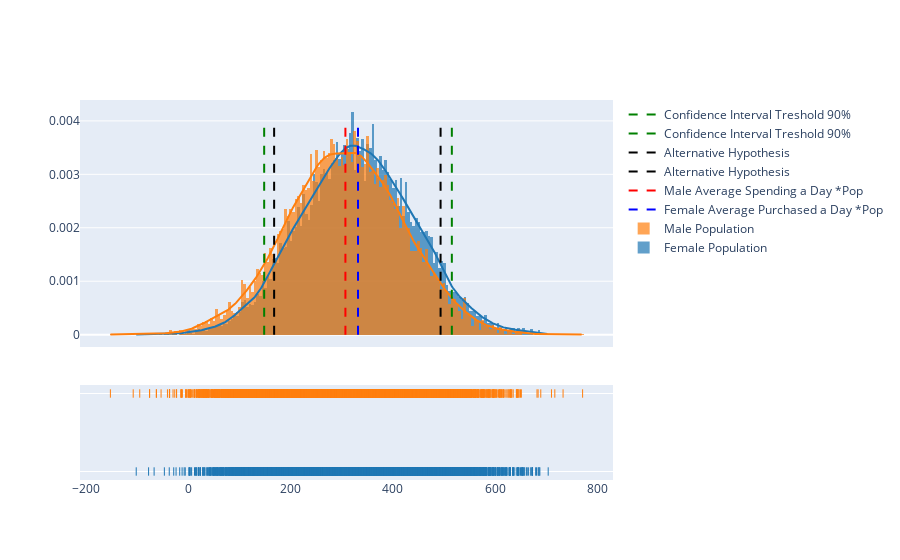

Here is the notebook cell this chart was saved with:
### Code cell
# Distplot of Attack and Defense
import plotly.graph_objects as go
hist_data = [female_population,male_population]
group_labels = ['Female Population','Male Population']

fig = ff.create_distplot(hist_data, group_labels, bin_size=5)


# add line in mean of populations
fig.add_trace(go.Scatter(x=[female['Total Spending'].mean(),female['Total Spending'].mean()], 
                         y=[0,0.004], 
                         mode='lines', 
                         line=dict(color='blue', width=2, dash='dash'),
                         name='Female Average Purchased a Day *Pop'))
fig.add_trace(go.Scatter(x=[male['Total Spending'].mean(),male['Total Spending'].mean()], 
                         y=[0,0.004], 
                         mode='lines', 
                         line=dict(color='red', width=2, dash='dash'),
                         name='Male Average Spending a Day *Pop'))

# add line in alternative hyphothesis
fig.add_trace(go.Scatter(x=[alternatif_right,
                            alternatif_right], 
                         y=[0,0.004], 
                         mode='lines', 
                         line=dict(color='black', width=2, dash='dash'),
                         name = 'Alternative Hypothesis'))

fig.add_trace(go.Scatter(x=[alternatif_left,
                            alternatif_left], 
                         y=[0,0.004], 
                         mode='lines', 
                         line=dict(color='black', width=2, dash='dash'),
                         name = 'Alternative Hypothesis'))

# add line in CI part
fig.add_trace(go.Scatter(x=[ci[1],ci[1]], 
                         y=[0,0.004], 
                         mode='lines', 
                         line=dict(color='green', width=2, dash='dash'),
                         name='Confidence Interval Treshold 90%'))

fig.add_trace(go.Scatter(x=[ci[0],ci[0]], 
                         y=[0,0.004], 
                         mode='lines', 
                         line=dict(color='green', width=2, dash='dash'),
                         name='Confidence Interval Treshold 90%'))


iplot(fig, filename='Distplot of Female and Male population')

### Figure 1 — Plotly figure (JSON) as saved in the notebook; plotly's stock layout.template omitted (floating-point values rounded to 4 significant figures; data arrays with more than 128 entries replaced by an {"elided": "..."} marker saying what was removed)
{"data": [{"autobinx": false, "histnorm": "probability density", "legendgroup": "Female Population", "marker": {"color": "rgb(31, 119, 180)"}, "name": "Female Population", "opacity": 0.7, "type": "histogram", "x": {"elided": "10000 float values"}, "xaxis": "x", "xbins": {"end": 703.6, "size": 5, "start": -101.8}, "yaxis": "y"}, {"autobinx": false, "histnorm": "probability density", "legendgroup": "Male Population", "marker": {"color": "rgb(255, 127, 14)"}, "name": "Male Population", "opacity": 0.7, "type": "histogram", "x": {"elided": "10000 float values"}, "xaxis": "x", "xbins": {"end": 770.8, "size": 5, "start": -152.3}, "yaxis": "y"}, {"legendgroup": "Female Population", "marker": {"color": "rgb(31, 119, 180)"}, "mode": "lines", "name": "Female Population", "showlegend": false, "type": "scatter", "x": {"elided": "500 float values"}, "xaxis": "x", "y": {"elided": "500 float values"}, "yaxis": "y"}, {"legendgroup": "Male Population", "marker": {"color": "rgb(255, 127, 14)"}, "mode": "lines", "name": "Male Population", "showlegend": false, "type": "scatter", "x": {"elided": "500 float values"}, "xaxis": "x", "y": {"elided": "500 float values"}, "yaxis": "y"}, {"legendgroup": "Female Population", "marker": {"color": "rgb(31, 119, 180)", "symbol": "line-ns-open"}, "mode": "markers", "name": "Female Population", "showlegend": false, "type": "scatter", "x": {"elided": "10000 float values"}, "xaxis": "x", "y": {"elided": "10000 str values"}, "yaxis": "y2"}, {"legendgroup": "Male Population", "marker": {"color": "rgb(255, 127, 14)", "symbol": "line-ns-open"}, "mode": "markers", "name": "Male Population", "showlegend": false, "type": "scatter", "x": {"elided": "10000 float values"}, "xaxis": "x", "y": {"elided": "10000 str values"}, "yaxis": "y2"}, {"line": {"color": "blue", "dash": "dash", "width": 2}, "mode": "lines", "name": "Female Average Purchased a Day *Pop", "type": "scatter", "x": [331.8, 331.8], "y": [0, 0.004]}, {"line": {"color": "red", "dash": "dash", "width": 2}, "mode": "lines", "name": "Male Average Spending a Day *Pop", "type": "scatter", "x": [307.1, 307.1], "y": [0, 0.004]}, {"line": {"color": "black", "dash": "dash", "width": 2}, "mode": "lines", "name": "Alternative Hypothesis", "type": "scatter", "x": [493.2, 493.2], "y": [0, 0.004]}, {"line": {"color": "black", "dash": "dash", "width": 2}, "mode": "lines", "name": "Alternative Hypothesis", "type": "scatter", "x": [167.8, 167.8], "y": [0, 0.004]}, {"line": {"color": "green", "dash": "dash", "width": 2}, "mode": "lines", "name": "Confidence Interval Treshold 90%", "type": "scatter", "x": [515.2, 515.2], "y": [0, 0.004]}, {"line": {"color": "green", "dash": "dash", "width": 2}, "mode": "lines", "name": "Confidence Interval Treshold 90%", "type": "scatter", "x": [148.3, 148.3], "y": [0, 0.004]}], "layout": {"barmode": "overlay", "hovermode": "closest", "legend": {"traceorder": "reversed"}, "xaxis": {"anchor": "y2", "domain": [0, 1], "zeroline": false}, "yaxis": {"anchor": "free", "domain": [0.35, 1], "position": 0}, "yaxis2": {"anchor": "x", "domain": [0, 0.25], "dtick": 1, "showticklabels": false}}}
